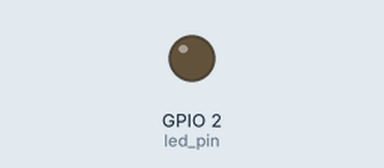
The sketch below on a simulated ESP32. On the bench: output pins drawn as LEDs (lit = HIGH).

Above: at 0.65 s.
At 4.1 s:
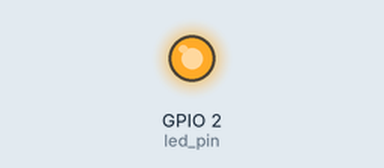
Timing chart, 0 to 4.6 s (numbered marks = the images above):
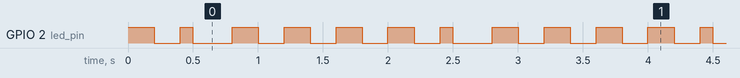

Measured:
- by itself, GPIO 2 (led_pin): repeats every 2.0 s: LOW 0.20 s, HIGH 0.10 s, LOW 0.30 s, 3 × (HIGH 0.20 s, LOW 0.20 s), HIGH 0.20 s
- by itself, everything shown: repeats every 2.0 s, in 10 steps

The sketch:

Part2_Blinking_two_frequencies.ino
```cpp
// Use only core 1 for demo purpose
#if CONFIG_FREERTOS_UNICORE
  static const BaseType_t app_cpu = 0;
#else
  static const BaseType_t app_cpu = 1;
#endif

//Pins
static const int led_pin = 2;

//Our task: blink an LED
void toggleLED(void *parameter){

  while(1){
    digitalWrite(led_pin,HIGH);
    vTaskDelay(500/portTICK_PERIOD_MS);
    digitalWrite(led_pin,LOW);
    vTaskDelay(500/portTICK_PERIOD_MS);
  }

}

void toggleLED2(void *parameter){

  while(1){
    digitalWrite(led_pin,HIGH);
    vTaskDelay(200/portTICK_PERIOD_MS);
    digitalWrite(led_pin,LOW);
    vTaskDelay(200/portTICK_PERIOD_MS);
  }

}
void setup() {
  pinMode(led_pin, OUTPUT);

  xTaskCreatePinnedToCore(      //Use xTaskCreate() in vanilla FreeRTOS
              toggleLED,        //Function to be called
              "Toogle LED",     //Name of the task
              1024,             //Stack size (byter in ESP32, words in FreeRTOS)
              NULL,             //Parameter to pass to function
              1,                //Task priority (0 to configMAX_PRIORITIES = 1)
              NULL,             //Task Handle (Is it the variable?)
              app_cpu);         //Run on one core for demo purposed (ESP32 only)

  xTaskCreatePinnedToCore(      //Use xTaskCreate() in vanilla FreeRTOS
              toggleLED2,        //Function to be called
              "Toogle LED2",     //Name of the task
              1024,             //Stack size (byter in ESP32, words in FreeRTOS)
              NULL,             //Parameter to pass to function
              1,                //Task priority (0 to configMAX_PRIORITIES = 1)
              NULL,             //Task Handle
              app_cpu);         //Run on one core for demo purposed (ESP32 only)
  //If this was vanilla FreeRTOS, you'd want to call vTaskStartScheduler() in
  //main after setting up your task
}

void loop() {

}
```
